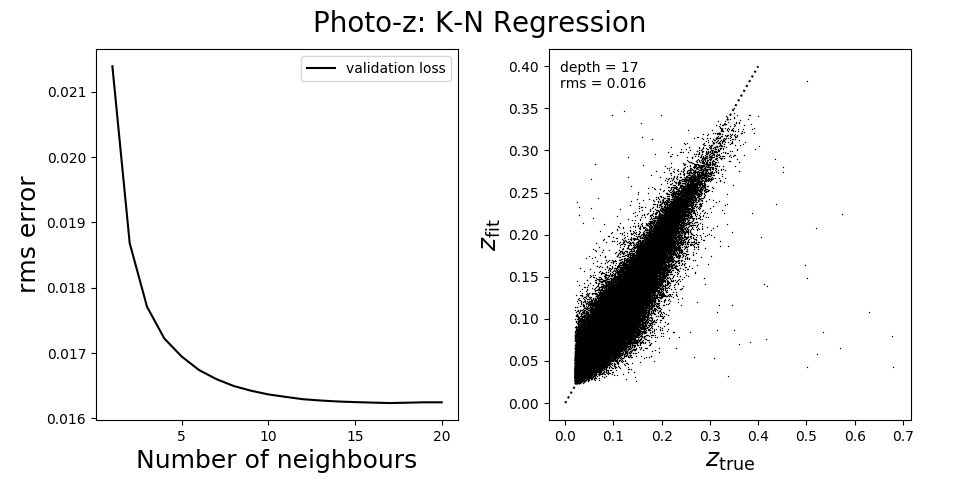

Python code for this plot:
import numpy as np
from matplotlib import pyplot as plt
from sklearn.model_selection import  train_test_split
from sklearn.neighbors import KNeighborsRegressor
import pandas as pd 
plt.ion()

path ='/home/chander/Documents/study_material/data_science/project/photometric_redshift/data_redshift.csv'
data =  pd.read_csv(path)

mag = np.vstack([data['modelMag_%s' % f] for f in 'ugriz']).T
z = data['z']

X_train, X_test, Y_train, Y_test = train_test_split(mag, z, test_size=0.2)

def compute_photoz_forest(depth):
    rms_test = np.zeros(len(depth))
    rms_train = np.zeros(len(depth))
    i_best = 0
    z_fit_best = None

    for i, d in enumerate(depth):
        clf = KNeighborsRegressor(d, weights='uniform')
        clf.fit(X_train, Y_train)

        X_fit_train = clf.predict(X_train)
        X_fit = clf.predict(X_test)
        rms_train[i] = np.mean(np.sqrt((X_fit_train - Y_train) ** 2))
        rms_test[i] = np.mean(np.sqrt((X_fit - Y_test) ** 2))

        if rms_test[i] < rms_test[i_best]:
            i_best = i
            X_fit_best = X_fit

    return rms_test, rms_train, i_best, X_fit_best


depth = np.arange(1, 21)
rms_test, rms_train, i_best, X_fit_best = compute_photoz_forest(depth)
best_depth = depth[i_best]

#------------------------------------------------------------
# Plot the results
fig = plt.figure(figsize=(5, 2.5))
fig.subplots_adjust(wspace=0.25,
                    left=0.1, right=0.95,
                    bottom=0.15, top=0.9)

# left panel: plot cross-validation results
ax = fig.add_subplot(121)
ax.plot(depth, rms_test, '-k', label='validation loss')
# ax.plot(depth, rms_train, '--k', label='training set')
ax.legend(loc=1)

ax.set_xlabel('Number of neighbours',fontsize=18)
ax.set_ylabel('rms error',fontsize=18)

ax = fig.add_subplot(122)
ax.scatter(Y_test, X_fit_best, s=1, lw=0, c='k')
ax.plot([-0.1, 0.4], [-0.1, 0.4], ':k')
ax.text(0.03, 0.97, "depth = %i\nrms = %.3f" % (best_depth, rms_test[i_best]),
        ha='left', va='top', transform=ax.transAxes)
ax.set_xlabel(r'$z_{\rm true}$',fontsize=18)
ax.set_ylabel(r'$z_{\rm fit}$',fontsize=18)
plt.suptitle('Photo-z: K-N Regression',fontsize=20)
plt.show()
